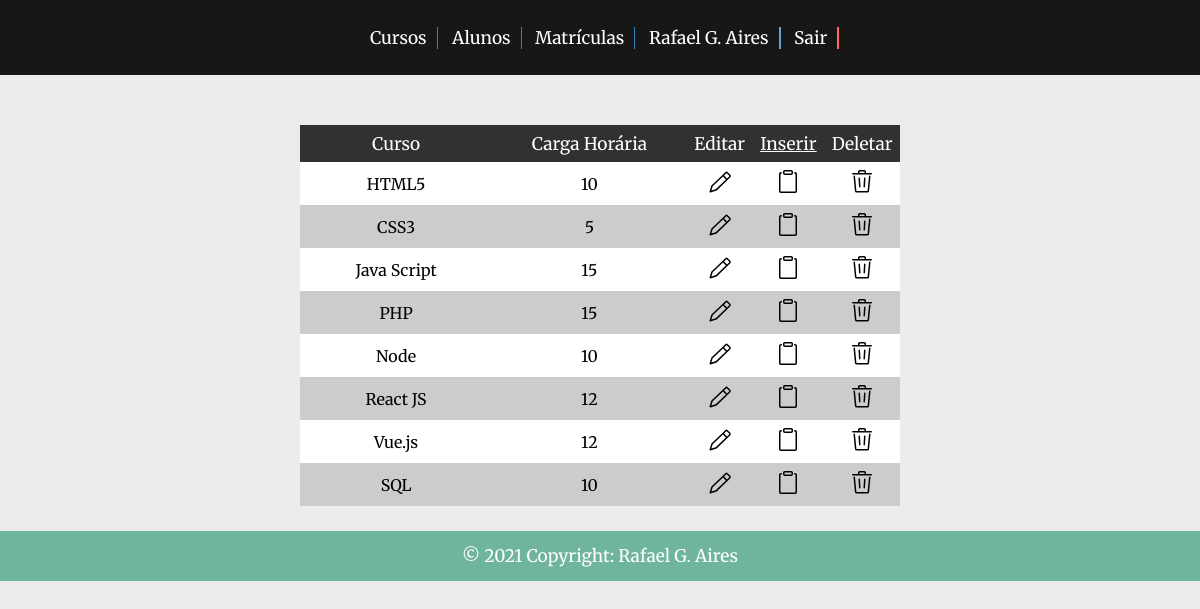
Screenshot of /site/courses.php (signed in) with the database file from the repository.
### tables this page shows
CREATE TABLE `course` (
  `course_id` int(11) NOT NULL,
  `course_name` varchar(250) NOT NULL,
  `workload` int(11) NOT NULL
);

### site/php/rows-query(courses).php (called while the page is built)
<?php
$sql = "select * from course";
$result = mysqli_query($connection, $sql);
?>

### site/courses.php (the view, shortened to what this page needs)
<?php
include("../db/connection.php");
include("php/rows-query(courses).php");
?>
<!DOCTYPE html>
<html lang="en">
<head>
    <link rel="stylesheet" href="css/index.css">
    <link rel="stylesheet" href="css/tables.css">
    <link rel="stylesheet" href="css/modals.css">
</head>
<body>
    <header.>
        <div class="underHeader">
            <ul>
                <li><a href="courses.php">Cursos</a></li>
                <li><a href="students.php">Alunos</a></li>
                <li><a href="registration.php">Matrículas</a></li>
                <?php
                    if (isset($_SESSION["authenticated"])):
                ?>
                    <li class="userName"><a href="panel.php"><?php echo $_SESSION["user"];?></a></li>
                    <li class="logout"><a href="php/logout.php">Sair</a></li>
                <?php
                    endif;
                ?>
            </ul>
        </div>
    <section>
        <div class="sectionCard">
            <div class="table">
                <table class="t01">
                    <tr>
                        <th>Curso</th>
                        <th>Carga Horária</th>
                        <th>Editar</th>
                        <th><a href="?insert=" style="color: #ffffff;">Inserir</a></th>
                        <th>Deletar</th>
                    </tr>
                    <tr>
                    <?php
                        while ($rows = mysqli_fetch_assoc($result)) {
                    ?>
                        <tr>
                            <td><?php echo $rows["course_name"]; ?></td>
                            <td><?php echo $rows["workload"]; ?></td>
                            <td><a href="?edit=<?php echo $rows["course_id"]; ?>"><img src="icons/pencil-24.svg" alt="Edit button"></a></td>
                            <td><a href="?insert=<?php echo $rows["course_id"]; ?>"><img src="icons/clippy-24.svg" alt="Trash button"></a></td>
                            <td><a href="?delete=<?php echo $rows["course_id"]; ?>"><img src="icons/trash-24.svg" alt="Trash button"></a></td>
                        </tr>
                    <?php
                        }
                    ?>
                </table>
            </div>
        </div>
    </section>
    <footer>
        <div class="footer">
            <p>© 2021 Copyright: Rafael G. Aires</p>
        </div>
    </footer>
</body>
</html>

### site/css/index.css (style rules this page uses)
* { margin: 0; padding: 0; box-sizing: border-box; }
body { font-family: 'Merriweather', serif; background-color: #ececec; }
.underHeader { height: 75px; display: flex; justify-content: center; align-items: center; position: sticky; top: 0px; background-color: #000000e6; }
.underHeader ul { text-align: right; vertical-align: middle; text-align: center; padding: 10px; }
.underHeader ul li { list-style-type: none; display: inline-block; margin: 0px 0px 0px 10px; padding-right: 10px; border-right: 1px solid #3187b9; }
.underHeader ul li a { text-decoration: none; font-size: 13pt; color: #ffffff; }
.underHeader li { display: inline-block; vertical-align: middle; -webkit-transform: perspective(1px) translateZ(0); transform: perspective(1px) translateZ(0); box-shadow: 0 0 1px rgba(0, 0, 0, 0); position: relative; }
.underHeader li:before { content: ""; position: absolute; z-index: -1; left: 0; right: 100%; bottom: 0; background: #3187b9; height: 2px; -webkit-transition-property: right; transition-property: right; -webkit-transition-duration: 0.3s; transition-duration: 0.3s; -webkit-transition-timing-function: ease-out; transition-timing-function: ease-out; }
.underHeader .userName { border-right: 2px solid #68a2d4; }
.underHeader .userName { display: inline-block; vertical-align: middle; -webkit-transform: perspective(1px) translateZ(0); transform: perspective(1px) translateZ(0); box-shadow: 0 0 1px rgba(0, 0, 0, 0); position: relative; }
.underHeader .userName:before { content: ""; position: absolute; z-index: -1; left: 0; right: 100%; bottom: 0; background: #68a2d4; height: 2px; -webkit-transition-property: right; transition-property: right; -webkit-transition-duration: 0.3s; transition-duration: 0.3s; -webkit-transition-timing-function: ease-out; transition-timing-function: ease-out; }
.underHeader .logout { border-right: 2px solid #ff6961; }
.underHeader .logout { display: inline-block; vertical-align: middle; -webkit-transform: perspective(1px) translateZ(0); transform: perspective(1px) translateZ(0); box-shadow: 0 0 1px rgba(0, 0, 0, 0); position: relative; }
.underHeader .logout:before { content: ""; position: absolute; z-index: -1; left: 0; right: 100%; bottom: 0; background: #ff6961; height: 2px; -webkit-transition-property: right; transition-property: right; -webkit-transition-duration: 0.3s; transition-duration: 0.3s; -webkit-transition-timing-function: ease-out; transition-timing-function: ease-out; }
.footer { clear: both; display: flex; justify-content: center; align-items: center; background-color: #6fb59c; color: #ffffff; height: 50px; font-size: 13pt; }

### site/css/tables.css (style rules this page uses)
.table { display: flex; justify-content: center; align-items: center; margin: 50px auto 25px auto; }
.table table, th, td { width: 50%; padding: 7.5px; border: none; border-collapse: collapse; }
.t01 th { font-weight: normal; font-size: 13pt; background-color: #313131; color: white; }
.t01 tr:nth-child(even) { background-color: #cccccc; }
.t01 tr:nth-child(odd) { background-color: #ffffff; }
.t01 tr td { text-align: center; }
.t01 tr td a { text-decoration: none; color: #000000; }

### rows the page displays
course: course_name "HTML5", workload "10"
course: course_name "CSS3", workload "5"
course: course_name "Java Script", workload "15"
course: course_name "PHP", workload "15"
course: course_name "Node", workload "10"
course: course_name "React JS", workload "12"
course: course_name "Vue.js", workload "12"
course: course_name "SQL", workload "10"

### other values shown
$_SESSION["user"] "Rafael G. Aires"
